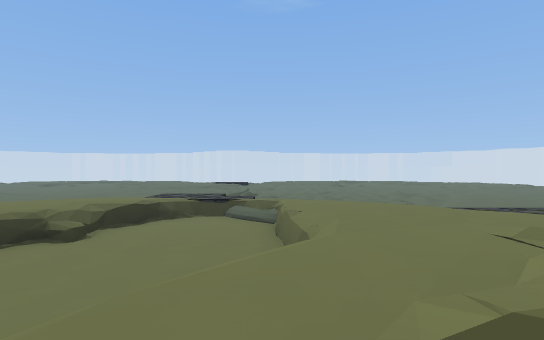
View 1 (above)

17 first-person views from a walk through a Godot game level. The camera is 1.2 m above the floor, looks level and sees 80° across. The floor is counted in squares, 2 m on a side. Each view is taken from the middle of a square. On the plan, view 1 faces up. The plan holds only what a view shows up to about 10 squares ahead; the rest is blank. Flat picture figures and markers are left out.

View 2
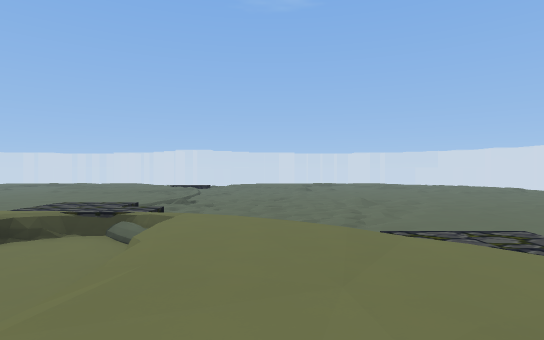

View 3
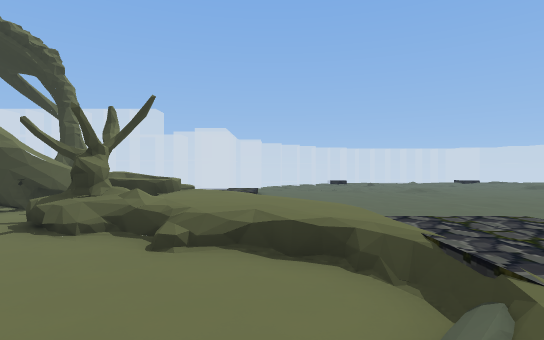

View 4
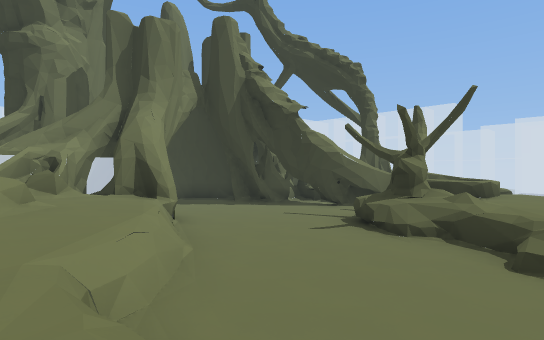

View 5
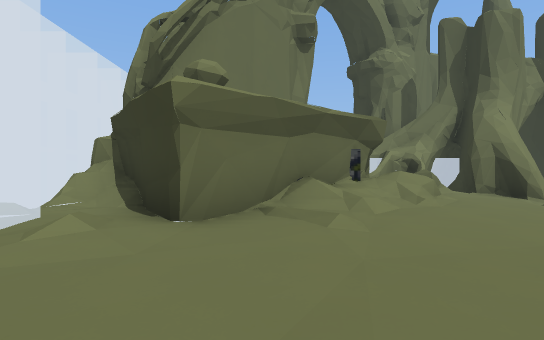

View 6
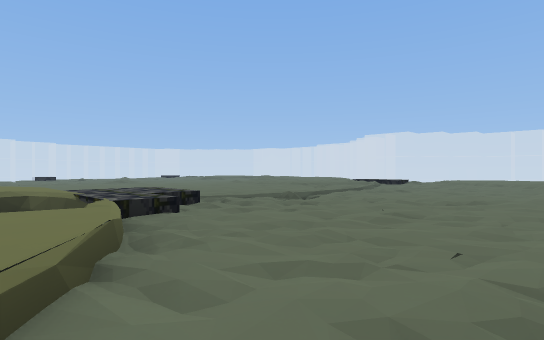

View 7
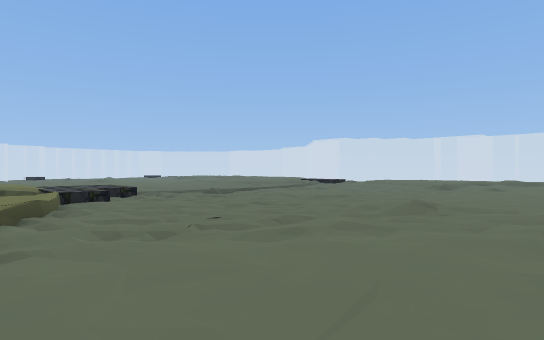

View 8
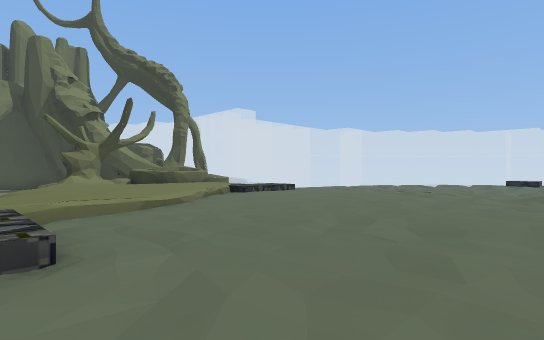

View 9
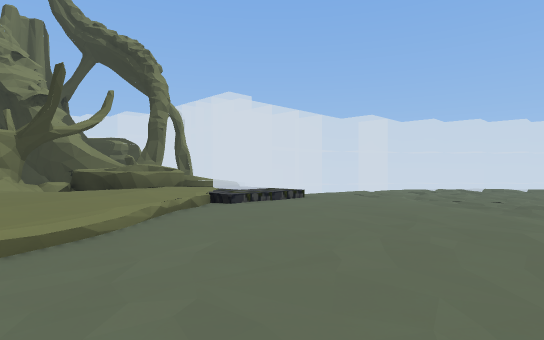

View 10
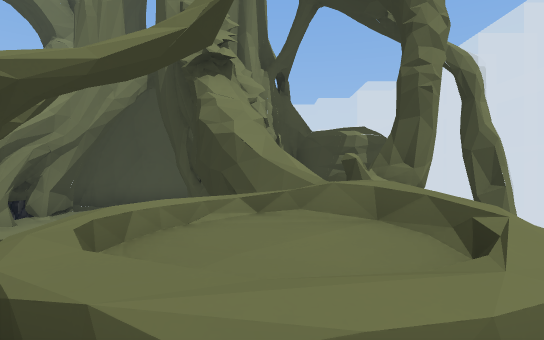

View 11
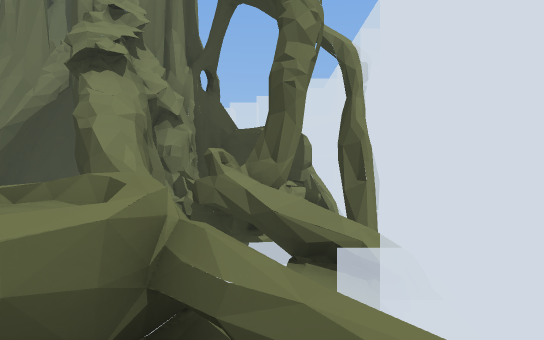

View 12
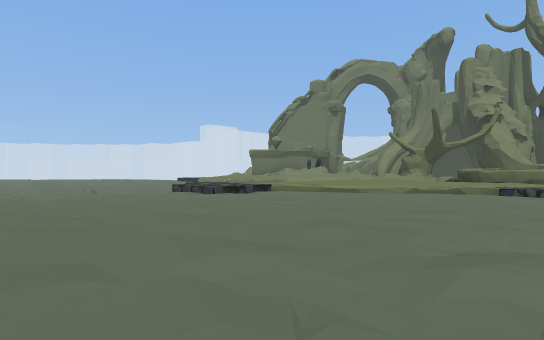

View 13
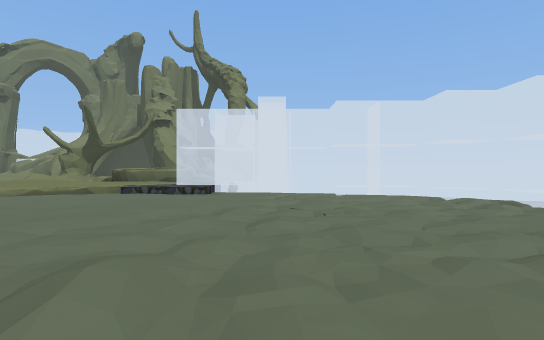

View 14
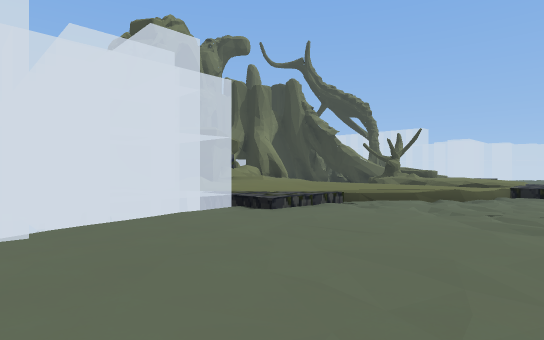

View 15
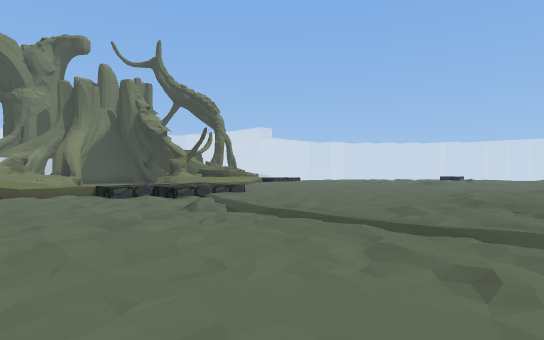

View 16
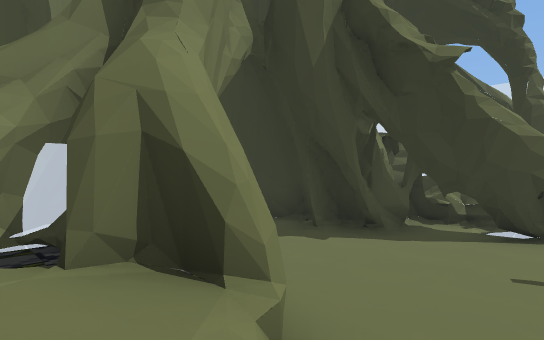

View 17
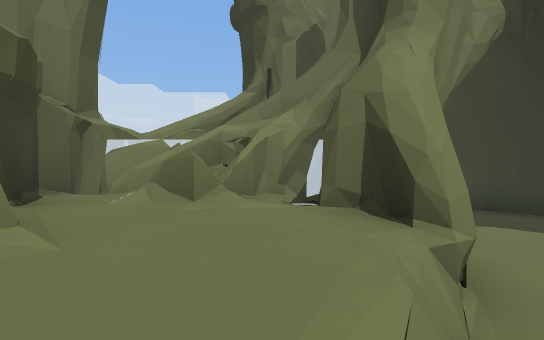

### Floor plan
Key: @ floor where view 1 was taken; # wall or solid block; . main floor; : floor 0.25 m higher than the main floor; + floor 0.5 m higher than the main floor; - floor 0.5 m lower than the main floor; * floor 0.75 m higher than the main floor; / step, stairs or slope; = window, fence, low wall or low ledge; ^ raised ledge; v drop or lower ground.
Columns run from 17 left of view 1 to 9 right of it. Each row starts with its distance up from view 1.
 19                    /: ::
 18                   ..///:
 17               //..../:::
 16        :.:::::///......:
 15        .::://:://.......
 14      . ..:::::::/.......
 13     ../..:::::::///.../.
 12   ..../..:::::..//..../..::
 11   .././..::::.://..././..::
 10 /..../.:::::::++/..../.::::
  9 /......::::::.+++......::::
  8 v//...::::://+=v-:=...:::::
  7  v//..::::/+++v---++/.:::::
  6    v//:++/++*+v--v+++++.:.v
  5       v+++++*=---v+++++
  4       vv^^^//v---/+**+/v
  3      vvv^^####--////**/v
  2      vvv### = -v/**//#*/v
  1      vvv###----v///#####v
  0      #### #---##/@##  ###
 -1           #---##/=##
 -2           ##--###==#
 -3           ##--###^##
 -4            #- # ####
 -5            #- #

Where each view was taken, in squares from view 1:
view 1: 0 up, 0 right, facing up
view 2: 2 up, 2 right, facing up
view 3: 7 up, 1 right, facing left
view 4: 6 up, 1 right, facing down-left
view 5: 6 up, 3 right, facing down
view 6: 7 up, 4 right, facing up-left
view 7: 7 up, 7 right, facing up-left
view 8: 13 up, 3 left, facing down-left
view 9: 11 up, 5 left, facing down-left
view 10: 5 up, 8 left, facing down
view 11: 5 up, 10 left, facing down
view 12: 15 up, 10 left, facing down-right
view 13: 14 up, 12 left, facing down
view 14: 10 up, 9 right, facing down-left
view 15: 17 up, 2 right, facing down-left
view 16: 1 up, 1 left, facing down-left
view 17: 2 up, 1 left, facing down
